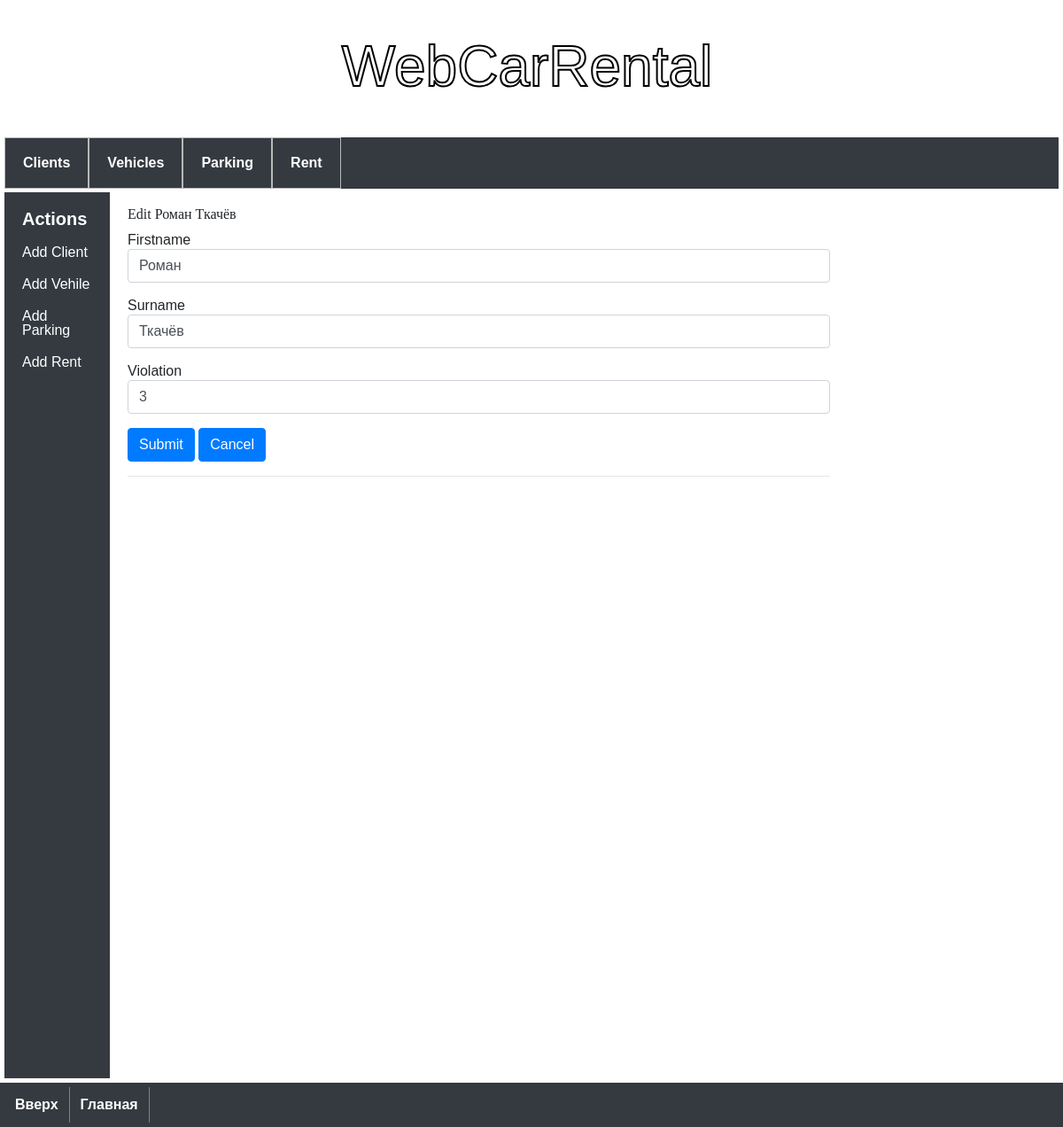
/client/0/edit-client, run on an earlier commit of the app's database.
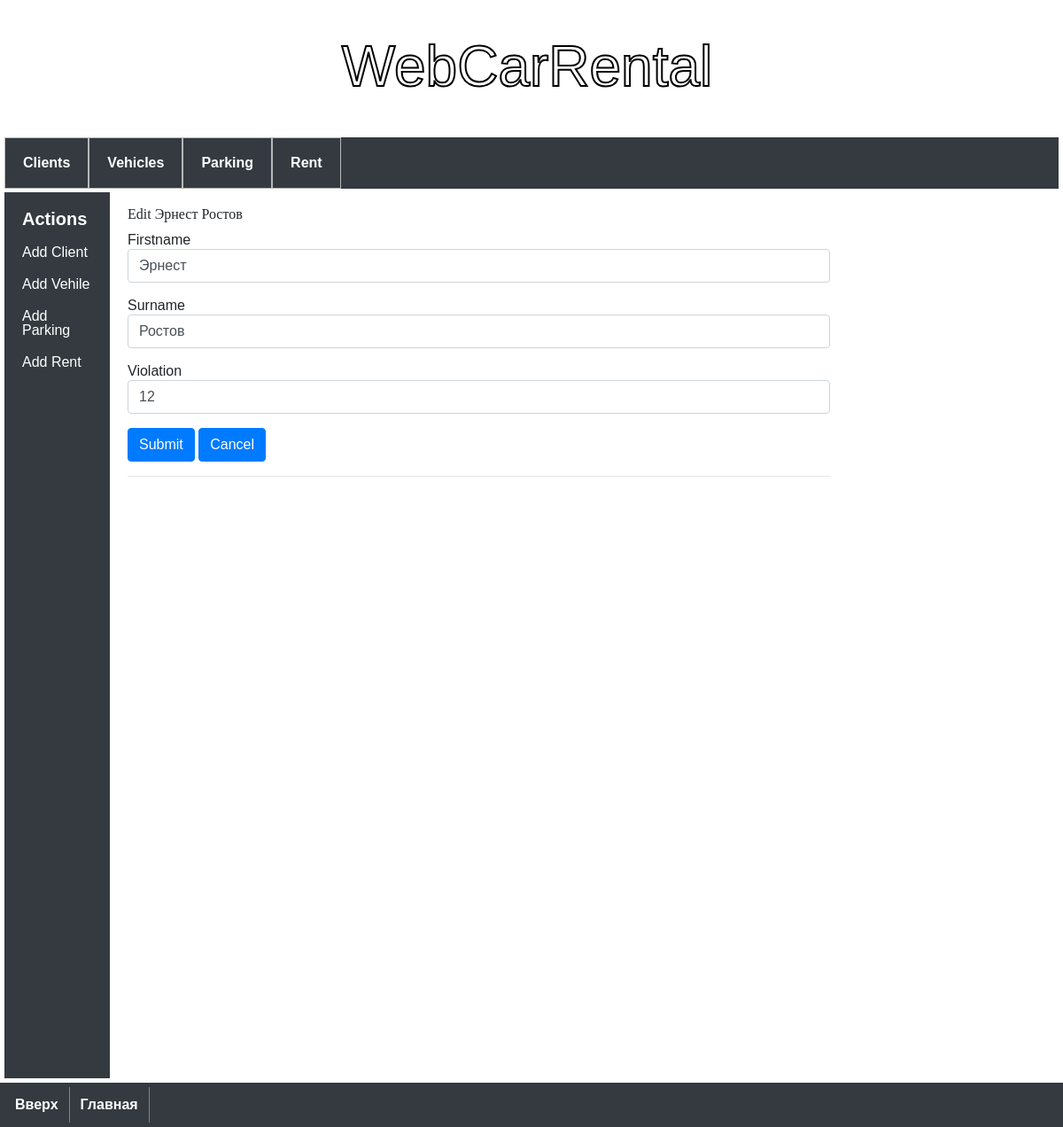
And on a later commit of the database.
### model.py (models this page shows)
class Client(db.Model):
    __tablename__ = 'client'
    client_id = db.Column('client_id', db.INTEGER, primary_key=True, autoincrement=True)
    firstname = db.Column('firstname', db.Text)
    surname = db.Column('surname', db.Text)
    violation = db.Column('violation', db.INTEGER)

### app.py (the view, shortened to what this page needs)
@app.route('/client/<int:client_id>/edit-client', methods=('GET', 'POST'))
def edit_client(client_id):
    cur_client = get_client(client_id)
    form = EditAndDeleteClientForm()
    if request.method == 'GET':
        form.firstname.data = cur_client.firstname
        form.surname.data = cur_client.surname
        form.violation.data = cur_client.violation
    return render_template('./client/edit-client.html', client=cur_client, form=form)

### forms.py
class EditAndDeleteClientForm(FlaskForm):
    submit = SubmitField(label=('Submit'))
    delete = SubmitField(label=('Delete'))
    firstname = StringField(
        label=('Firstname'),
        validators=[DataRequired(), Length(max=20),
        Regexp(regex='^([а-яА-Я]|[a-zA-Z])*$', message='Incorrent name')])
    surname = StringField(
        label=('Surname'),
        validators=[
            DataRequired(),
            Length(max=20),
            Regexp(regex='^([а-яА-Я]|[a-zA-Z])*$', message='Incorrent surname')])
    violation = StringField(
        label=('Violation'),
        validators=[DataRequired(),
        Regexp('^[0-9]+$', message='Violation Amount must be a numeric value')
        ])

### app.py (called while the page is built)
def get_client(client_id):
    return db.session.query(Client)\
        .filter(Client.client_id == int(client_id)).one_or_none()

### templates/client/edit-client.html (shortened to what this page needs)
{% extends 'base.html' %}
{% block content %}
<h1>{% block title %} Edit {{ client.firstname }} {{ client.surname }} {% endblock %}</h1>
<div class="continer">
    <form class='form-horizontal' method='POST' action="">
        <div class="form-group">
            {{ form.firstname.label }}
            {{ form.firstname(class="form-control") }}
        </div>
        <div class="form-group">
            {{ form.surname.label }}
            {{ form.surname(class="form-control") }}
        </div>
        <div class="form-group">
            {{ form.violation.label }}
            {{ form.violation(class="form-control") }}
        </div>
        <div class="form-group">
            {{ form.submit(class="btn btn-primary") }}
            <a class="btn btn-primary" href="../../clients">Cancel</a>
        </div>
    </form>
</div>
<hr>
{% endblock %}

What changed in the data, as far as the page shows it:
changed Client: firstname "Роман" → "Эрнест"; surname "Ткачёв" → "Ростов"; violation "3" → "12"
